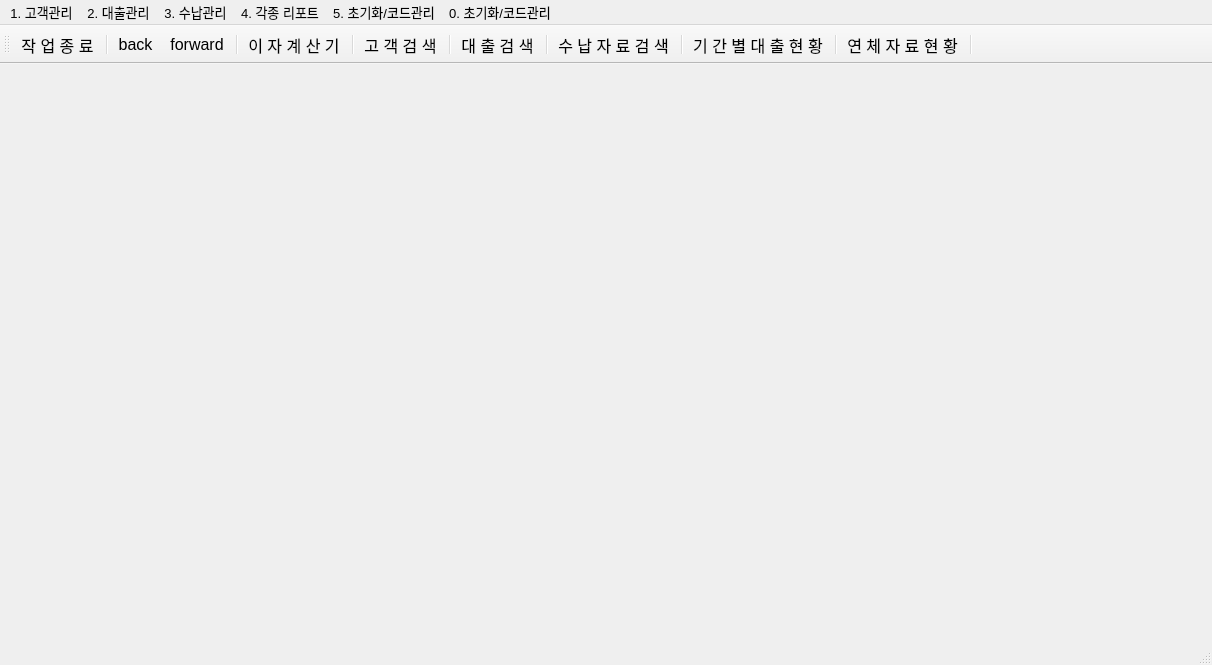
<?xml version="1.0" encoding="UTF-8"?>
<ui version="4.0">
 <class>MainWindow</class>
 <widget class="QMainWindow" name="MainWindow">
  <property name="geometry">
   <rect>
    <x>0</x>
    <y>0</y>
    <width>1212</width>
    <height>665</height>
   </rect>
  </property>
  <property name="windowTitle">
   <string>메인 화면</string>
  </property>
  <widget class="QWidget" name="centralwidget"/>
  <widget class="QMenuBar" name="menubar">
   <property name="geometry">
    <rect>
     <x>0</x>
     <y>0</y>
     <width>1212</width>
     <height>29</height>
    </rect>
   </property>
   <property name="font">
    <font>
     <pointsize>10</pointsize>
    </font>
   </property>
   <widget class="QMenu" name="menu1">
    <property name="geometry">
     <rect>
      <x>270</x>
      <y>156</y>
      <width>214</width>
      <height>163</height>
     </rect>
    </property>
    <property name="title">
     <string>1. 고객관리</string>
    </property>
    <addaction name="action"/>
    <addaction name="action_2"/>
    <addaction name="separator"/>
    <addaction name="action_45"/>
   </widget>
   <widget class="QMenu" name="menu2">
    <property name="title">
     <string>2. 대출관리</string>
    </property>
    <addaction name="action_3"/>
    <addaction name="action_4"/>
    <addaction name="separator"/>
    <addaction name="action_7"/>
    <addaction name="action_8"/>
    <addaction name="action_9"/>
    <addaction name="action_10"/>
    <addaction name="separator"/>
    <addaction name="action_12"/>
   </widget>
   <widget class="QMenu" name="menu3">
    <property name="title">
     <string>3. 수납관리</string>
    </property>
    <addaction name="action_13"/>
    <addaction name="action_14"/>
   </widget>
   <widget class="QMenu" name="menu4">
    <property name="title">
     <string>4. 각종 리포트</string>
    </property>
    <addaction name="action_15"/>
    <addaction name="separator"/>
    <addaction name="action_17"/>
    <addaction name="separator"/>
    <addaction name="action_18"/>
    <addaction name="separator"/>
    <addaction name="action_21"/>
    <addaction name="action_22"/>
    <addaction name="separator"/>
    <addaction name="action_24"/>
   </widget>
   <widget class="QMenu" name="menu5">
    <property name="title">
     <string>5. 초기화/코드관리</string>
    </property>
    <addaction name="action_25"/>
    <addaction name="action_26"/>
    <addaction name="separator"/>
    <addaction name="action_28"/>
    <addaction name="separator"/>
    <addaction name="action_30"/>
    <addaction name="separator"/>
    <addaction name="action_32"/>
    <addaction name="action_33"/>
   </widget>
   <widget class="QMenu" name="menu0">
    <property name="title">
     <string>0. 초기화/코드관리</string>
    </property>
    <addaction name="action_34"/>
    <addaction name="action_35"/>
    <addaction name="separator"/>
    <addaction name="action_37"/>
    <addaction name="separator"/>
    <addaction name="action_39"/>
    <addaction name="separator"/>
    <addaction name="action_40"/>
    <addaction name="action_43"/>
   </widget>
   <addaction name="menu1"/>
   <addaction name="menu2"/>
   <addaction name="menu3"/>
   <addaction name="menu4"/>
   <addaction name="menu5"/>
   <addaction name="menu0"/>
  </widget>
  <widget class="QStatusBar" name="statusbar"/>
  <widget class="QToolBar" name="toolBar">
   <property name="font">
    <font>
     <pointsize>12</pointsize>
    </font>
   </property>
   <property name="windowTitle">
    <string>toolBar</string>
   </property>
   <property name="toolTip">
    <string/>
   </property>
   <attribute name="toolBarArea">
    <enum>TopToolBarArea</enum>
   </attribute>
   <attribute name="toolBarBreak">
    <bool>false</bool>
   </attribute>
   <addaction name="action_45"/>
   <addaction name="separator"/>
   <addaction name="actionback"/>
   <addaction name="actionforward"/>
   <addaction name="separator"/>
   <addaction name="action_12"/>
   <addaction name="separator"/>
   <addaction name="action_2"/>
   <addaction name="separator"/>
   <addaction name="action_4"/>
   <addaction name="separator"/>
   <addaction name="action_14"/>
   <addaction name="separator"/>
   <addaction name="action_15"/>
   <addaction name="separator"/>
   <addaction name="action_21"/>
   <addaction name="separator"/>
  </widget>
  <action name="action">
   <property name="icon">
    <iconset resource="../../../../../../../../Downloads/customer.qrc">
     <normaloff>:/customer/장부.png</normaloff>:/customer/장부.png</iconset>
   </property>
   <property name="text">
    <string>고 객 등 록</string>
   </property>
   <property name="font">
    <font>
     <pointsize>12</pointsize>
    </font>
   </property>
  </action>
  <action name="action_2">
   <property name="icon">
    <iconset resource="../../../../../../../../Downloads/customer.qrc">
     <normaloff>:/customer/검색.png</normaloff>:/customer/검색.png</iconset>
   </property>
   <property name="text">
    <string>고 객 검 색</string>
   </property>
   <property name="font">
    <font>
     <pointsize>12</pointsize>
    </font>
   </property>
  </action>
  <action name="action_3">
   <property name="icon">
    <iconset resource="../../../../../../../../Downloads/loan.qrc">
     <normaloff>:/loan/대출 등록.png</normaloff>:/loan/대출 등록.png</iconset>
   </property>
   <property name="text">
    <string>대 출 등 록</string>
   </property>
   <property name="font">
    <font>
     <pointsize>12</pointsize>
    </font>
   </property>
  </action>
  <action name="action_4">
   <property name="icon">
    <iconset resource="../../../../../../../../Downloads/loan.qrc">
     <normaloff>:/loan/대출 검색.png</normaloff>:/loan/대출 검색.png</iconset>
   </property>
   <property name="text">
    <string>대 출 검 색</string>
   </property>
   <property name="font">
    <font>
     <pointsize>12</pointsize>
    </font>
   </property>
  </action>
  <action name="action_7">
   <property name="icon">
    <iconset resource="../../../../../../../../Downloads/loan.qrc">
     <normaloff>:/loan/보증인 검색.png</normaloff>:/loan/보증인 검색.png</iconset>
   </property>
   <property name="text">
    <string>보 증 인 검 색</string>
   </property>
   <property name="font">
    <font>
     <pointsize>12</pointsize>
    </font>
   </property>
  </action>
  <action name="action_8">
   <property name="icon">
    <iconset resource="../../../../../../../../Downloads/loan.qrc">
     <normaloff>:/loan/담보 검색.png</normaloff>:/loan/담보 검색.png</iconset>
   </property>
   <property name="text">
    <string>담 보 검 색</string>
   </property>
   <property name="font">
    <font>
     <pointsize>12</pointsize>
    </font>
   </property>
  </action>
  <action name="action_9">
   <property name="icon">
    <iconset resource="../../../../../../../../Downloads/loan.qrc">
     <normaloff>:/loan/상담 검색.png</normaloff>:/loan/상담 검색.png</iconset>
   </property>
   <property name="text">
    <string>상 담 검 색</string>
   </property>
   <property name="font">
    <font>
     <pointsize>12</pointsize>
    </font>
   </property>
  </action>
  <action name="action_10">
   <property name="icon">
    <iconset resource="../../../../../../../../Downloads/loan.qrc">
     <normaloff>:/loan/발송 검색.png</normaloff>:/loan/발송 검색.png</iconset>
   </property>
   <property name="text">
    <string>발 송 검 색</string>
   </property>
   <property name="font">
    <font>
     <pointsize>12</pointsize>
    </font>
   </property>
  </action>
  <action name="action_12">
   <property name="icon">
    <iconset resource="../../../../../../../../Downloads/loan.qrc">
     <normaloff>:/loan/이자 계산기.png</normaloff>:/loan/이자 계산기.png</iconset>
   </property>
   <property name="text">
    <string>이 자 계 산 기
</string>
   </property>
   <property name="font">
    <font>
     <pointsize>12</pointsize>
    </font>
   </property>
  </action>
  <action name="action_13">
   <property name="icon">
    <iconset resource="../../../../../../../../Downloads/acceptance.qrc">
     <normaloff>:/acceptance/수납 일괄등록.png</normaloff>:/acceptance/수납 일괄등록.png</iconset>
   </property>
   <property name="text">
    <string>수 납 일 괄 등 록</string>
   </property>
   <property name="font">
    <font>
     <pointsize>12</pointsize>
    </font>
   </property>
  </action>
  <action name="action_14">
   <property name="icon">
    <iconset resource="../../../../../../../../Downloads/acceptance.qrc">
     <normaloff>:/acceptance/수납 자료검색.png</normaloff>:/acceptance/수납 자료검색.png</iconset>
   </property>
   <property name="text">
    <string>수 납 자 료 검 색</string>
   </property>
   <property name="font">
    <font>
     <pointsize>12</pointsize>
    </font>
   </property>
  </action>
  <action name="action_15">
   <property name="text">
    <string>기 간 별 대 출 현 황</string>
   </property>
   <property name="font">
    <font>
     <pointsize>12</pointsize>
    </font>
   </property>
  </action>
  <action name="action_17">
   <property name="text">
    <string>기 간 별 상 환 예 정 현 황</string>
   </property>
   <property name="font">
    <font>
     <pointsize>12</pointsize>
    </font>
   </property>
  </action>
  <action name="action_18">
   <property name="text">
    <string>미 수 자 료 현 황</string>
   </property>
   <property name="font">
    <font>
     <pointsize>12</pointsize>
    </font>
   </property>
  </action>
  <action name="action_21">
   <property name="text">
    <string>연 체 자 료 현 황</string>
   </property>
   <property name="font">
    <font>
     <pointsize>12</pointsize>
    </font>
   </property>
  </action>
  <action name="action_22">
   <property name="text">
    <string>연 체 자 료 리 스 트</string>
   </property>
   <property name="font">
    <font>
     <pointsize>12</pointsize>
    </font>
   </property>
  </action>
  <action name="action_24">
   <property name="text">
    <string>대 출 / 수 납 통 계 리 스 트</string>
   </property>
   <property name="font">
    <font>
     <pointsize>12</pointsize>
    </font>
   </property>
  </action>
  <action name="action_25">
   <property name="text">
    <string>회 사 정 보 관 리</string>
   </property>
   <property name="font">
    <font>
     <pointsize>12</pointsize>
    </font>
   </property>
  </action>
  <action name="action_26">
   <property name="text">
    <string>영 업 일 관 리
</string>
   </property>
   <property name="font">
    <font>
     <pointsize>12</pointsize>
    </font>
   </property>
  </action>
  <action name="action_28">
   <property name="text">
    <string>각 종 코 드 관 리</string>
   </property>
   <property name="font">
    <font>
     <pointsize>12</pointsize>
    </font>
   </property>
  </action>
  <action name="action_30">
   <property name="text">
    <string>사 용 자 관 리</string>
   </property>
   <property name="font">
    <font>
     <pointsize>12</pointsize>
    </font>
   </property>
  </action>
  <action name="action_32">
   <property name="text">
    <string>자 료 진 단</string>
   </property>
   <property name="font">
    <font>
     <pointsize>12</pointsize>
    </font>
   </property>
  </action>
  <action name="action_33">
   <property name="text">
    <string>자 료 백 업</string>
   </property>
   <property name="font">
    <font>
     <pointsize>12</pointsize>
    </font>
   </property>
  </action>
  <action name="action_34">
   <property name="text">
    <string>회 사 정 보 관 리</string>
   </property>
   <property name="font">
    <font>
     <pointsize>12</pointsize>
    </font>
   </property>
  </action>
  <action name="action_35">
   <property name="text">
    <string>영 업 일 관 리</string>
   </property>
   <property name="font">
    <font>
     <pointsize>12</pointsize>
    </font>
   </property>
  </action>
  <action name="action_37">
   <property name="text">
    <string>각 종 코 드 관 리</string>
   </property>
   <property name="font">
    <font>
     <pointsize>12</pointsize>
    </font>
   </property>
  </action>
  <action name="action_39">
   <property name="text">
    <string>사 용 자 관 리</string>
   </property>
   <property name="font">
    <font>
     <pointsize>12</pointsize>
    </font>
   </property>
  </action>
  <action name="action_40">
   <property name="text">
    <string>자 료 진 단</string>
   </property>
   <property name="font">
    <font>
     <pointsize>12</pointsize>
    </font>
   </property>
  </action>
  <action name="action_43">
   <property name="text">
    <string>자 료 백 업</string>
   </property>
   <property name="font">
    <font>
     <pointsize>12</pointsize>
    </font>
   </property>
  </action>
  <action name="action_45">
   <property name="text">
    <string>작 업 종 료</string>
   </property>
   <property name="font">
    <font>
     <pointsize>12</pointsize>
    </font>
   </property>
  </action>
  <action name="actionback">
   <property name="text">
    <string>back</string>
   </property>
   <property name="font">
    <font>
     <pointsize>12</pointsize>
    </font>
   </property>
  </action>
  <action name="actionforward">
   <property name="text">
    <string>forward</string>
   </property>
   <property name="font">
    <font>
     <pointsize>12</pointsize>
    </font>
   </property>
  </action>
 </widget>
 <resources>
  <include location="../../../../../../../../Downloads/customer.qrc"/>
  <include location="../../../../../../../../Downloads/acceptance.qrc"/>
  <include location="../../../../../../../../Downloads/loan.qrc"/>
 </resources>
 <connections/>
</ui>
